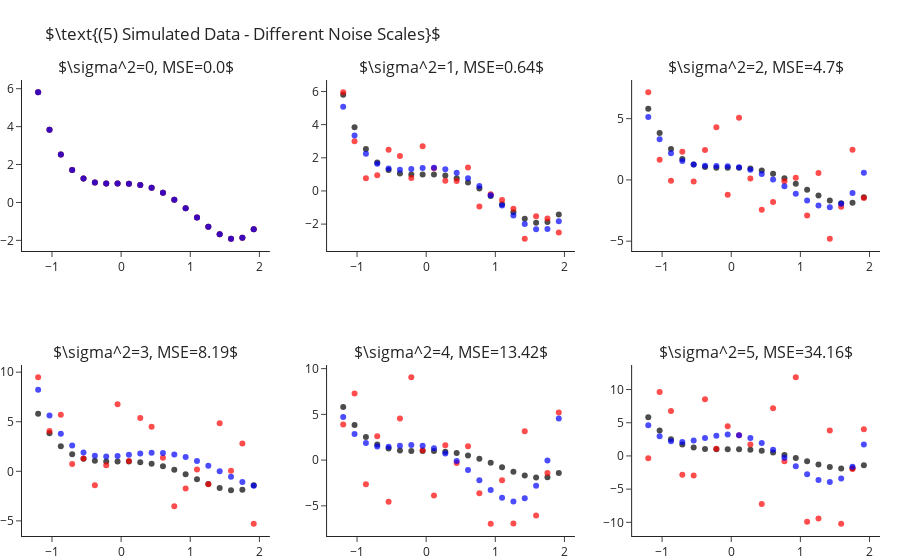

Source (notebook cell):
### Markdown cell above
How is it that we are able to fit "better" models for $k$s larger than the true one? As we increase $k$ we enable the model
more "degrees of freedom" to try and adapt itself to the observed data. The higher $k$ the more the learner will "go after
the noise" and miss the real signal of the data. In other words, what we have just observed is what is known as **overfitting**.

Later in the course we will learn methods for detection and avoidance of overfitting.


## Fitting Polynomial Over Different Sample Noise Levels

Next, let us set $k=4$ (the true values) and study the outputted models when training over different noise levels. Though
we will only be changing the scale of the noise (i.e. the variance, $\sigma^2$), changing other properties such as its
distribution is interesting too. As we would expect, as we increase the scale of the noise our error increases. We can
observe this also in a visual manner, where the fitted polynomial (in blue) less and less resembles the actual model (in black).

### Code cell
scales = range(6)
fig = make_subplots(2, 3, subplot_titles=list(map(str, scales)))
for i, s in enumerate(scales):
    r,c = i//3+1, i%3+1
    
    y = y_ + np.random.normal(scale=s, size=len(y_))
    y_hat = make_pipeline(PolynomialFeatures(4), LinearRegression(fit_intercept=False)).fit(X, y).predict(X)

    fig.add_traces([go.Scatter(x=x, y=y_, mode="markers", name="Real Points",  marker=dict(color="black", opacity=.7), showlegend=False),
                    go.Scatter(x=x, y=y, mode="markers", name="Observed Points",  marker=dict(color="red", opacity=.7), showlegend=False),
                    go.Scatter(x=x, y=y_hat, mode="markers", name="Predicted Points",  marker=dict(color="blue", opacity=.7), showlegend=False)], rows=r, cols=c)
    fig["layout"]["annotations"][i]["text"] = rf"$\sigma^2={{0}}, MSE={{1}}$".format(s, round(np.mean((y-y_hat)**2), 2))

fig.update_layout(title=r"$\text{(5) Simulated Data - Different Noise Scales}$", margin=dict(t=80)).show()

### Figure 1 — Plotly figure (JSON) as saved in the notebook; plotly's stock layout.template omitted (floating-point values rounded to 4 significant figures)
{"data": [{"marker": {"color": "black", "opacity": 0.7}, "mode": "markers", "name": "Real Points", "showlegend": false, "type": "scatter", "x": [-1.2, -1.036, -0.8718, -0.7077, -0.5436, -0.3795, -0.2154, -0.05128, 0.1128, 0.2769, 0.441, 0.6051, 0.7692, 0.9333, 1.097, 1.262, 1.426, 1.59, 1.754, 1.918], "xaxis": "x", "y": [5.81, 3.838, 2.523, 1.709, 1.261, 1.058, 0.9989, 0.999, 0.9909, 0.9251, 0.769, 0.5078, 0.1439, -0.3028, -0.7951, -1.278, -1.68, -1.912, -1.866, -1.418], "yaxis": "y"}, {"marker": {"color": "red", "opacity": 0.7}, "mode": "markers", "name": "Observed Points", "showlegend": false, "type": "scatter", "x": [-1.2, -1.036, -0.8718, -0.7077, -0.5436, -0.3795, -0.2154, -0.05128, 0.1128, 0.2769, 0.441, 0.6051, 0.7692, 0.9333, 1.097, 1.262, 1.426, 1.59, 1.754, 1.918], "xaxis": "x", "y": [5.81, 3.838, 2.523, 1.709, 1.261, 1.058, 0.9989, 0.999, 0.9909, 0.9251, 0.769, 0.5078, 0.1439, -0.3028, -0.7951, -1.278, -1.68, -1.912, -1.866, -1.418], "yaxis": "y"}, {"marker": {"color": "blue", "opacity": 0.7}, "mode": "markers", "name": "Predicted Points", "showlegend": false, "type": "scatter", "x": [-1.2, -1.036, -0.8718, -0.7077, -0.5436, -0.3795, -0.2154, -0.05128, 0.1128, 0.2769, 0.441, 0.6051, 0.7692, 0.9333, 1.097, 1.262, 1.426, 1.59, 1.754, 1.918], "xaxis": "x", "y": [5.81, 3.838, 2.523, 1.709, 1.261, 1.058, 0.9989, 0.999, 0.9909, 0.9251, 0.769, 0.5078, 0.1439, -0.3028, -0.7951, -1.278, -1.68, -1.912, -1.866, -1.418], "yaxis": "y"}, {"marker": {"color": "black", "opacity": 0.7}, "mode": "markers", "name": "Real Points", "showlegend": false, "type": "scatter", "x": [-1.2, -1.036, -0.8718, -0.7077, -0.5436, -0.3795, -0.2154, -0.05128, 0.1128, 0.2769, 0.441, 0.6051, 0.7692, 0.9333, 1.097, 1.262, 1.426, 1.59, 1.754, 1.918], "xaxis": "x2", "y": [5.81, 3.838, 2.523, 1.709, 1.261, 1.058, 0.9989, 0.999, 0.9909, 0.9251, 0.769, 0.5078, 0.1439, -0.3028, -0.7951, -1.278, -1.68, -1.912, -1.866, -1.418], "yaxis": "y2"}, {"marker": {"color": "red", "opacity": 0.7}, "mode": "markers", "name": "Observed Points", "showlegend": false, "type": "scatter", "x": [-1.2, -1.036, -0.8718, -0.7077, -0.5436, -0.3795, -0.2154, -0.05128, 0.1128, 0.2769, 0.441, 0.6051, 0.7692, 0.9333, 1.097, 1.262, 1.426, 1.59, 1.754, 1.918], "xaxis": "x2", "y": [5.951, 3.0, 0.7651, 0.9534, 2.484, 2.112, 0.7873, 2.702, 1.375, 0.6118, 0.6074, 1.419, -0.9336, -0.1919, -0.5435, -1.072, -2.881, -1.533, -1.662, -2.505], "yaxis": "y2"}, {"marker": {"color": "blue", "opacity": 0.7}, "mode": "markers", "name": "Predicted Points", "showlegend": false, "type": "scatter", "x": [-1.2, -1.036, -0.8718, -0.7077, -0.5436, -0.3795, -0.2154, -0.05128, 0.1128, 0.2769, 0.441, 0.6051, 0.7692, 0.9333, 1.097, 1.262, 1.426, 1.59, 1.754, 1.918], "xaxis": "x2", "y": [5.074, 3.344, 2.251, 1.636, 1.355, 1.285, 1.322, 1.38, 1.392, 1.31, 1.104, 0.7648, 0.2995, -0.2645, -0.8813, -1.486, -1.996, -2.308, -2.301, -1.835], "yaxis": "y2"}, {"marker": {"color": "black", "opacity": 0.7}, "mode": "markers", "name": "Real Points", "showlegend": false, "type": "scatter", "x": [-1.2, -1.036, -0.8718, -0.7077, -0.5436, -0.3795, -0.2154, -0.05128, 0.1128, 0.2769, 0.441, 0.6051, 0.7692, 0.9333, 1.097, 1.262, 1.426, 1.59, 1.754, 1.918], "xaxis": "x3", "y": [5.81, 3.838, 2.523, 1.709, 1.261, 1.058, 0.9989, 0.999, 0.9909, 0.9251, 0.769, 0.5078, 0.1439, -0.3028, -0.7951, -1.278, -1.68, -1.912, -1.866, -1.418], "yaxis": "y3"}, {"marker": {"color": "red", "opacity": 0.7}, "mode": "markers", "name": "Observed Points", "showlegend": false, "type": "scatter", "x": [-1.2, -1.036, -0.8718, -0.7077, -0.5436, -0.3795, -0.2154, -0.05128, 0.1128, 0.2769, 0.441, 0.6051, 0.7692, 0.9333, 1.097, 1.262, 1.426, 1.59, 1.754, 1.918], "xaxis": "x3", "y": [7.151, 1.641, -0.07424, 2.302, -0.1248, 2.434, 4.298, -1.201, 5.069, 0.1242, -2.438, -1.803, -0.1068, 0.1868, -2.895, 0.5581, -4.798, -2.192, 2.458, -1.483], "yaxis": "y3"}, {"marker": {"color": "blue", "opacity": 0.7}, "mode": "markers", "name": "Predicted Points", "showlegend": false, "type": "scatter", "x": [-1.2, -1.036, -0.8718, -0.7077, -0.5436, -0.3795, -0.2154, -0.05128, 0.1128, 0.2769, 0.441, 0.6051, 0.7692, 0.9333, 1.097, 1.262, 1.426, 1.59, 1.754, 1.918], "xaxis": "x3", "y": [5.127, 3.31, 2.178, 1.545, 1.249, 1.15, 1.137, 1.117, 1.026, 0.8219, 0.4867, 0.027, -0.5267, -1.12, -1.674, -2.085, -2.227, -1.95, -1.077, 0.5909], "yaxis": "y3"}, {"marker": {"color": "black", "opacity": 0.7}, "mode": "markers", "name": "Real Points", "showlegend": false, "type": "scatter", "x": [-1.2, -1.036, -0.8718, -0.7077, -0.5436, -0.3795, -0.2154, -0.05128, 0.1128, 0.2769, 0.441, 0.6051, 0.7692, 0.9333, 1.097, 1.262, 1.426, 1.59, 1.754, 1.918], "xaxis": "x4", "y": [5.81, 3.838, 2.523, 1.709, 1.261, 1.058, 0.9989, 0.999, 0.9909, 0.9251, 0.769, 0.5078, 0.1439, -0.3028, -0.7951, -1.278, -1.68, -1.912, -1.866, -1.418], "yaxis": "y4"}, {"marker": {"color": "red", "opacity": 0.7}, "mode": "markers", "name": "Observed Points", "showlegend": false, "type": "scatter", "x": [-1.2, -1.036, -0.8718, -0.7077, -0.5436, -0.3795, -0.2154, -0.05128, 0.1128, 0.2769, 0.441, 0.6051, 0.7692, 0.9333, 1.097, 1.262, 1.426, 1.59, 1.754, 1.918], "xaxis": "x4", "y": [9.482, 4.077, 5.713, 0.7378, 1.287, -1.409, 0.6193, 6.77, 1.049, 5.379, 4.494, 1.373, -3.524, -1.739, 0.1939, -1.296, 4.843, 0.05371, 2.798, -5.286], "yaxis": "y4"}, {"marker": {"color": "blue", "opacity": 0.7}, "mode": "markers", "name": "Predicted Points", "showlegend": false, "type": "scatter", "x": [-1.2, -1.036, -0.8718, -0.7077, -0.5436, -0.3795, -0.2154, -0.05128, 0.1128, 0.2769, 0.441, 0.6051, 0.7692, 0.9333, 1.097, 1.262, 1.426, 1.59, 1.754, 1.918], "xaxis": "x4", "y": [8.236, 5.622, 3.799, 2.609, 1.909, 1.571, 1.481, 1.543, 1.671, 1.797, 1.869, 1.846, 1.706, 1.438, 1.05, 0.561, 0.007566, -0.5601, -1.077, -1.462], "yaxis": "y4"}, {"marker": {"color": "black", "opacity": 0.7}, "mode": "markers", "name": "Real Points", "showlegend": false, "type": "scatter", "x": [-1.2, -1.036, -0.8718, -0.7077, -0.5436, -0.3795, -0.2154, -0.05128, 0.1128, 0.2769, 0.441, 0.6051, 0.7692, 0.9333, 1.097, 1.262, 1.426, 1.59, 1.754, 1.918], "xaxis": "x5", "y": [5.81, 3.838, 2.523, 1.709, 1.261, 1.058, 0.9989, 0.999, 0.9909, 0.9251, 0.769, 0.5078, 0.1439, -0.3028, -0.7951, -1.278, -1.68, -1.912, -1.866, -1.418], "yaxis": "y5"}, {"marker": {"color": "red", "opacity": 0.7}, "mode": "markers", "name": "Observed Points", "showlegend": false, "type": "scatter", "x": [-1.2, -1.036, -0.8718, -0.7077, -0.5436, -0.3795, -0.2154, -0.05128, 0.1128, 0.2769, 0.441, 0.6051, 0.7692, 0.9333, 1.097, 1.262, 1.426, 1.59, 1.754, 1.918], "xaxis": "x5", "y": [3.896, 7.281, -2.647, 2.6, -4.568, 4.544, 9.053, 1.087, -3.879, 1.636, -0.323, 1.519, -3.626, -6.956, -2.207, -6.921, 3.165, -6.045, -1.4, 5.202], "yaxis": "y5"}, {"marker": {"color": "blue", "opacity": 0.7}, "mode": "markers", "name": "Predicted Points", "showlegend": false, "type": "scatter", "x": [-1.2, -1.036, -0.8718, -0.7077, -0.5436, -0.3795, -0.2154, -0.05128, 0.1128, 0.2769, 0.441, 0.6051, 0.7692, 0.9333, 1.097, 1.262, 1.426, 1.59, 1.754, 1.918], "xaxis": "x5", "y": [4.718, 2.845, 1.868, 1.491, 1.461, 1.569, 1.649, 1.58, 1.283, 0.7241, -0.08623, -1.095, -2.205, -3.276, -4.121, -4.514, -4.182, -2.809, -0.03383, 4.546], "yaxis": "y5"}, {"marker": {"color": "black", "opacity": 0.7}, "mode": "markers", "name": "Real Points", "showlegend": false, "type": "scatter", "x": [-1.2, -1.036, -0.8718, -0.7077, -0.5436, -0.3795, -0.2154, -0.05128, 0.1128, 0.2769, 0.441, 0.6051, 0.7692, 0.9333, 1.097, 1.262, 1.426, 1.59, 1.754, 1.918], "xaxis": "x6", "y": [5.81, 3.838, 2.523, 1.709, 1.261, 1.058, 0.9989, 0.999, 0.9909, 0.9251, 0.769, 0.5078, 0.1439, -0.3028, -0.7951, -1.278, -1.68, -1.912, -1.866, -1.418], "yaxis": "y6"}, {"marker": {"color": "red", "opacity": 0.7}, "mode": "markers", "name": "Observed Points", "showlegend": false, "type": "scatter", "x": [-1.2, -1.036, -0.8718, -0.7077, -0.5436, -0.3795, -0.2154, -0.05128, 0.1128, 0.2769, 0.441, 0.6051, 0.7692, 0.9333, 1.097, 1.262, 1.426, 1.59, 1.754, 1.918], "xaxis": "x6", "y": [-0.3587, 9.625, 6.781, -2.839, -2.956, 8.538, 1.075, 4.482, 3.101, 1.725, -7.234, 7.182, -0.7927, 11.84, -9.904, -9.421, 3.818, -10.21, -1.956, 4.009], "yaxis": "y6"}, {"marker": {"color": "blue", "opacity": 0.7}, "mode": "markers", "name": "Predicted Points", "showlegend": false, "type": "scatter", "x": [-1.2, -1.036, -0.8718, -0.7077, -0.5436, -0.3795, -0.2154, -0.05128, 0.1128, 0.2769, 0.441, 0.6051, 0.7692, 0.9333, 1.097, 1.262, 1.426, 1.59, 1.754, 1.918], "xaxis": "x6", "y": [4.638, 2.955, 2.208, 2.088, 2.33, 2.711, 3.052, 3.218, 3.117, 2.701, 1.965, 0.9486, -0.2665, -1.554, -2.745, -3.626, -3.941, -3.389, -1.628, 1.73], "yaxis": "y6"}], "layout": {"annotations": [{"font": {"size": 16}, "showarrow": false, "text": "$\\sigma^2=0, MSE=0.0$", "x": 0.1444, "xanchor": "center", "xref": "paper", "y": 1, "yanchor": "bottom", "yref": "paper"}, {"font": {"size": 16}, "showarrow": false, "text": "$\\sigma^2=1, MSE=0.64$", "x": 0.5, "xanchor": "center", "xref": "paper", "y": 1, "yanchor": "bottom", "yref": "paper"}, {"font": {"size": 16}, "showarrow": false, "text": "$\\sigma^2=2, MSE=4.7$", "x": 0.8556, "xanchor": "center", "xref": "paper", "y": 1, "yanchor": "bottom", "yref": "paper"}, {"font": {"size": 16}, "showarrow": false, "text": "$\\sigma^2=3, MSE=8.19$", "x": 0.1444, "xanchor": "center", "xref": "paper", "y": 0.375, "yanchor": "bottom", "yref": "paper"}, {"font": {"size": 16}, "showarrow": false, "text": "$\\sigma^2=4, MSE=13.42$", "x": 0.5, "xanchor": "center", "xref": "paper", "y": 0.375, "yanchor": "bottom", "yref": "paper"}, {"font": {"size": 16}, "showarrow": false, "text": "$\\sigma^2=5, MSE=34.16$", "x": 0.8556, "xanchor": "center", "xref": "paper", "y": 0.375, "yanchor": "bottom", "yref": "paper"}], "margin": {"t": 80}, "title": {"text": "$\\text{(5) Simulated Data - Different Noise Scales}$"}, "xaxis": {"anchor": "y", "domain": [0, 0.2889]}, "xaxis2": {"anchor": "y2", "domain": [0.3556, 0.6444]}, "xaxis3": {"anchor": "y3", "domain": [0.7111, 1]}, "xaxis4": {"anchor": "y4", "domain": [0, 0.2889]}, "xaxis5": {"anchor": "y5", "domain": [0.3556, 0.6444]}, "xaxis6": {"anchor": "y6", "domain": [0.7111, 1]}, "yaxis": {"anchor": "x", "domain": [0.625, 1]}, "yaxis2": {"anchor": "x2", "domain": [0.625, 1]}, "yaxis3": {"anchor": "x3", "domain": [0.625, 1]}, "yaxis4": {"anchor": "x4", "domain": [0, 0.375]}, "yaxis5": {"anchor": "x5", "domain": [0, 0.375]}, "yaxis6": {"anchor": "x6", "domain": [0, 0.375]}}}
